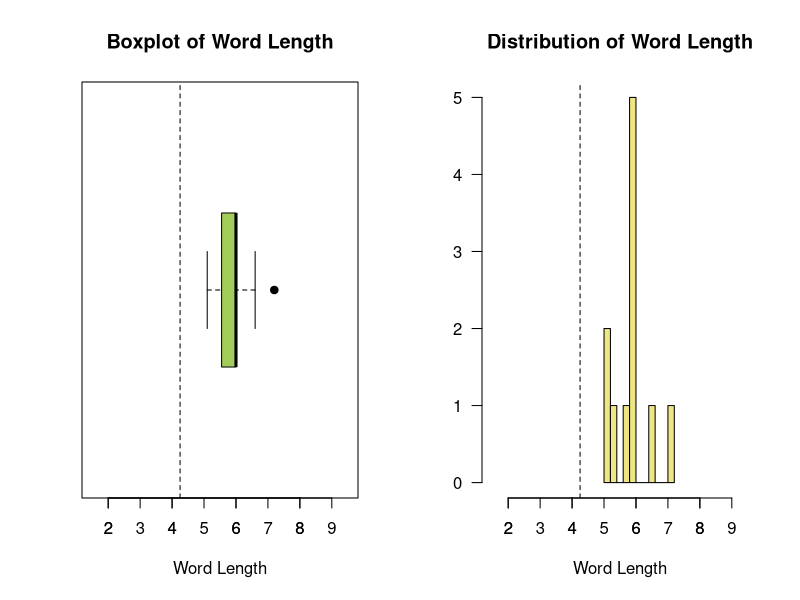
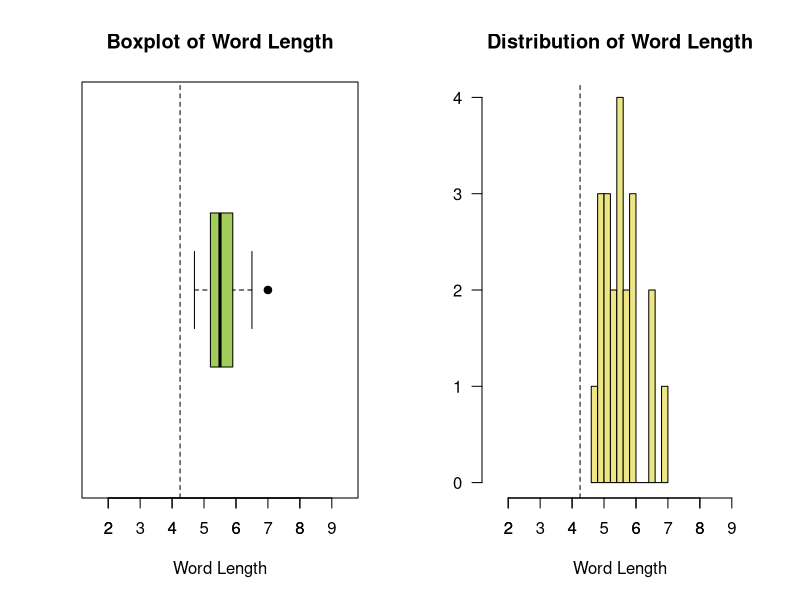

Reproduce these figures in R, in order.
## ---- chunk 1
## Input the class averages
class.averages <- c(5.1, 6.6, 5.3, 7.2, 6, 6, 6, 5.2, 6, 5.8, 6)

## Display the average of all the class average word lengths
cat("Population Mean (Class Average):",mean(class.averages))
cat("True Mean:", 4.25)
cat("Population Standard Deviation:", sd(class.averages))
cat("Median:",median(class.averages))
cat("Min:", min(class.averages))
cat("Max:", max(class.averages))


## Make plots side-by-side
par(mfrow = c(1, 2))

## Boxplot
boxplot(class.averages, horizontal = TRUE,
        col = "darkolivegreen3",
        xlab = "Word Length",
        main = "Boxplot of Word Length",
        pch = 19,
        ylim = c(1.5, 9.5))
axis(1, at = seq(2, 9, by = 1))
abline(v = 4.25, lty = 2)

## Histogram
hist(class.averages,
     col = "khaki2",
     xlim = c(1.5, 9.5),
     las = 1,
     ylab = " ",
     xlab = "Word Length",
     main = "Distribution of Word Length",
     breaks = 10) # Ensuring consistent breaks in the histogram
axis(1, at = seq(2, 9, by = 1))
abline(v = 4.25, lty = 2)

## Return plots to be one plot at a time
par(mfrow = c(1, 1))

## ---- chunk 2
## Input the class averages
class.averages <- c(5.7, 5.5, 5, 4.9, 4.9, 5.4, 6.5, 6, 4.7, 6, 5.5, 5.3, 5.2, 6.5, 7, 5.7, 5.5, 5.6, 5.2, 5.9, 5.1)

## Display the average of all the class average word lengths
cat("Population Mean (Class Average):",mean(class.averages))
cat("Population Standard Deviation:", sd(class.averages))
cat("Min:", min(class.averages),"Max:", max(class.averages))
cat("True Mean:", 4.25)


## Make plots side-by-side
par(mfrow = c(1, 2))

## Boxplot
boxplot(class.averages, horizontal = TRUE,
        col = "darkolivegreen3",
        xlab = "Word Length",
        main = "Boxplot of Word Length",
        pch = 19,
        ylim = c(1.5, 9.5))
axis(1, at = seq(2, 9, by = 1))
abline(v = 4.25, lty = 2)

## Histogram
hist(class.averages,
     col = "khaki2",
     xlim = c(1.5, 9.5),
     las = 1,
     ylab = " ",
     xlab = "Word Length",
     main = "Distribution of Word Length",
     breaks = 10) # Ensuring consistent breaks in the histogram
axis(1, at = seq(2, 9, by = 1))
abline(v = 4.25, lty = 2)

## Return plots to be one plot at a time
par(mfrow = c(1, 1))

